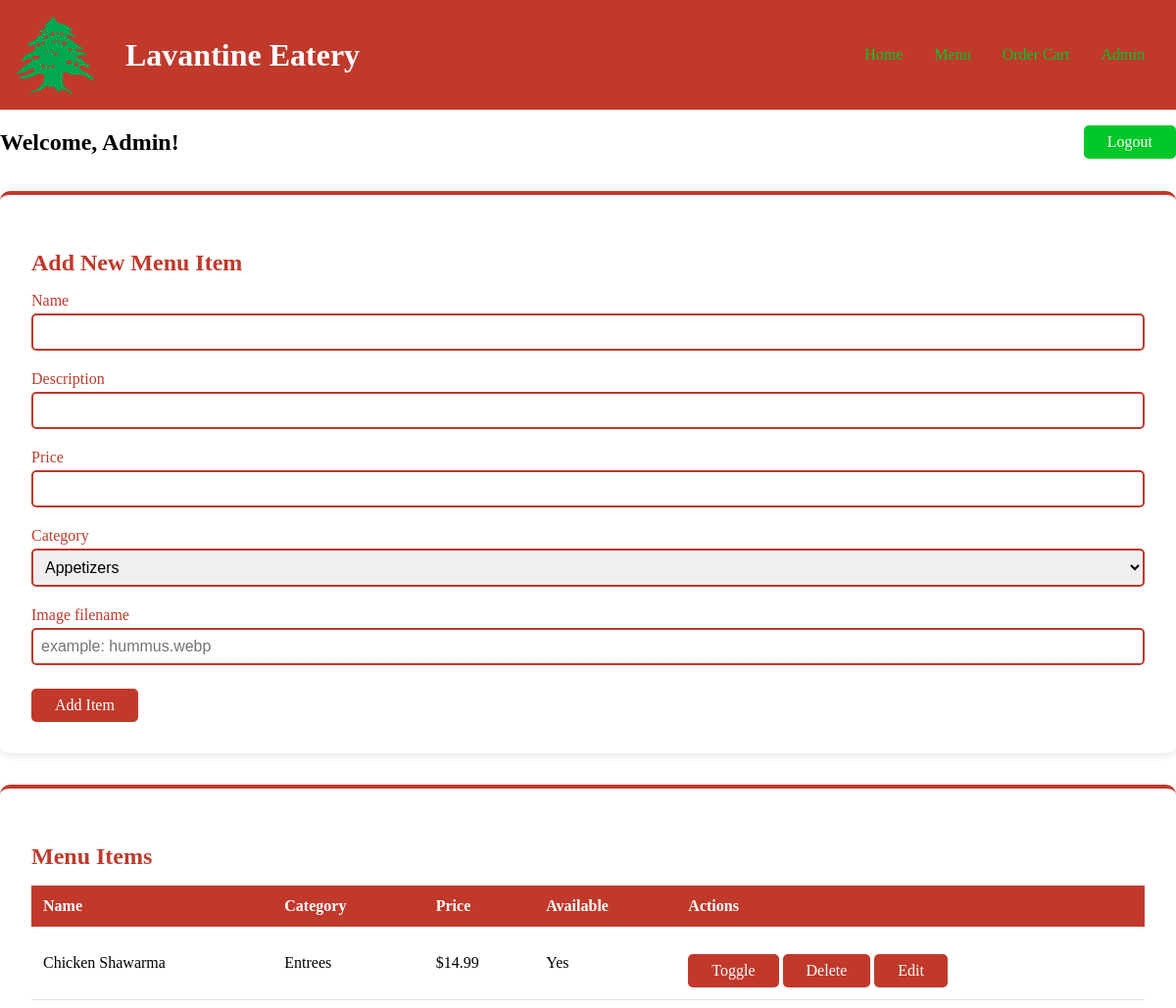
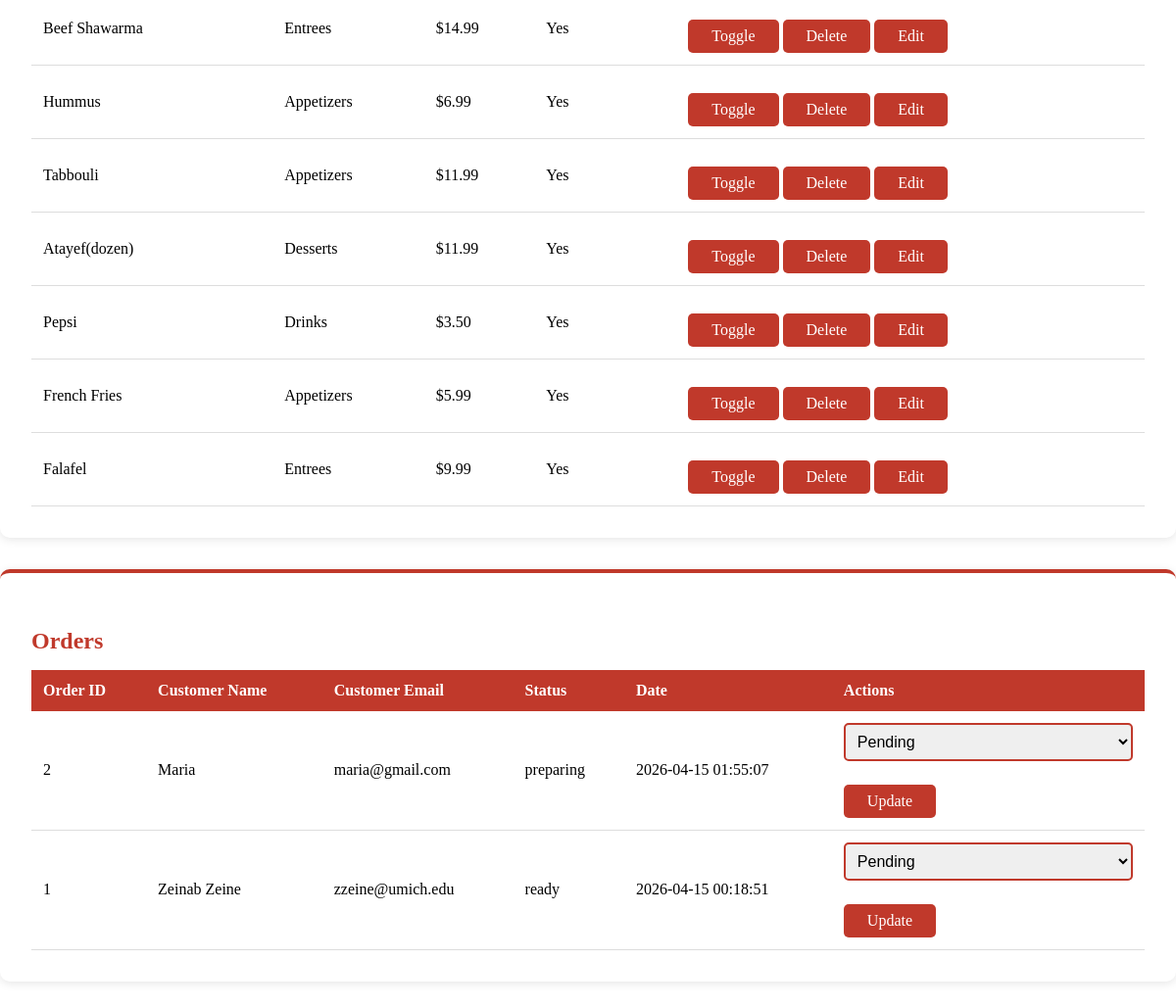
Page /admin/dashboard.php (signed in) on the committed database (2 pictures, top to bottom).
### tables this page shows
CREATE TABLE `menu_items` (
  `id` int(11) NOT NULL,
  `name` varchar(100) NOT NULL,
  `description` text DEFAULT NULL,
  `price` decimal(10,2) NOT NULL,
  `category` varchar(50) DEFAULT NULL,
  `available` tinyint(1) DEFAULT 1,
  `stock` int(11) DEFAULT NULL,
  `prep_time` int(11) DEFAULT NULL,
  `image` varchar(255) DEFAULT NULL
);

CREATE TABLE `orders` (
  `id` int(11) NOT NULL,
  `customer_name` varchar(100) NOT NULL,
  `customer_email` varchar(100) NOT NULL,
  `status` enum('pending','preparing','ready','completed') DEFAULT 'pending',
  `created_at` timestamp NOT NULL DEFAULT current_timestamp()
);

### admin/dashboard.php (the view, shortened to what this page needs)
<?php
require_once '../includes/db.php';
$menuItems = $pdo->query("SELECT * FROM menu_items")->fetchAll(PDO::FETCH_ASSOC);
$orders = $pdo->query("SELECT * FROM orders ORDER BY created_at DESC")->fetchAll(PDO::FETCH_ASSOC);
?>
<!DOCTYPE html>
<html>
<head>
    <link rel="stylesheet" href="../css/admin.css">
</head>
<body>
<?php require_once '../includes/nav.php'; ?>
    <div class="dashboard-header">
        <h2>Welcome, Admin!</h2>
        <a href="logout.php" class="logout-btn">Logout</a>
    </div>
    <div class="admin-section">
        <h3>Add New Menu Item</h3>
        <form method="POST" action="">
            <label>Name</label>
            <input type="text" name="name" required>
            <label>Description</label>
            <input type="text" name="description" required>
            <label>Price</label>
            <input type="number" step="0.01" name="price" required>
            <label>Category</label>
            <select name="category">
                <option value="Appetizers">Appetizers</option>
            </select>
            <label>Image filename</label>
            <input type="text" name="image" placeholder="example: hummus.webp">
            <button type="submit">Add Item</button>
        </form>
    </div>
    <div class="admin-section">
        <h3>Menu Items</h3>
        <div class="table-wrapper">
            <table>
                <tr>
                    <th>Name</th>
                    <th>Category</th>
                    <th>Price</th>
                    <th>Available</th>
                    <th>Actions</th>
                </tr>
                <?php foreach ($menuItems as $item): ?>
                <tr>
                    <td><?= $item['name'] ?></td>
                    <td><?= $item['category'] ?></td>
                    <td>$<?= $item['price'] ?></td>
                    <td><?= $item['available'] ? 'Yes' : 'No' ?></td>
                    <td>
                        <form method="POST" style="display:inline">
                            <button type="submit">Toggle</button>
                        </form>
                        <form method="POST" style="display:inline">
                            <button type="submit">Delete</button>
                        </form>
                        <button class="edit-btn"
                            data-id="<?= $item['id'] ?>"
                            data-name="<?= htmlspecialchars($item['name']) ?>"
                            data-description="<?= htmlspecialchars($item['description']) ?>"
                            data-price="<?= $item['price'] ?>"
                            data-category="<?= $item['category'] ?>"
                            data-image="<?= $item['image'] ?>">Edit</button>
                    </td>
                </tr>
                <?php endforeach; ?>
            </table>
        </div>
    </div>
    <div class="admin-section">
        <h3>Orders</h3>
        <div class="table-wrapper">
            <table>
                <tr>
                    <th>Order ID</th>
                    <th>Customer Name</th>
                    <th>Customer Email</th>
                    <th>Status</th>
                    <th>Date</th>
                    <th>Actions</th>
                </tr>
                <?php foreach ($orders as $order): ?>
                <tr>
                    <td><?= $order['id'] ?></td>
                    <td><?= $order['customer_name'] ?></td>
                    <td><?= $order['customer_email'] ?></td>
                    <td><?= $order['status'] ?></td>
                    <td><?= $order['created_at'] ?></td>
                    <td>
                        <form method="POST" style="display:inline">
                            <select name="status">
                                <option value="pending">Pending</option>
                            </select>
                            <button type="submit">Update</button>
                        </form>
                    </td>
                </tr>
                <?php endforeach; ?>
            </table>
        </div>
    </div>
</body>
</html>

### css/admin.css (style rules this page uses)
:root { --primary-color: white; --secondary-color: #00c828; --background-color: #c0392b; --font-family: 'Papyrus', cursive; }
* { box-sizing: border-box; }
body { margin: 0; font-family: var(--font-family); }
.dashboard-header { display: flex; align-items: center; justify-content: space-between; margin-bottom: 1rem; }
.admin-section { background-color: var(--primary-color); border-radius: 10px; padding: 2rem; margin-bottom: 2rem; box-shadow: 0 2px 10px rgba(0,0,0,0.1); border-top: 4px solid var(--background-color); }
.admin-section h3 { color: var(--background-color); font-family: var(--font-family); font-size: 1.5rem; margin-bottom: 1rem; }
.admin-section label { display: block; font-family: var(--font-family); color: var(--background-color); margin-top: 0.75rem; margin-bottom: 0.25rem; }
.admin-section input, .admin-section select { width: 100%; padding: 0.5rem; font-size: 1rem; border: 2px solid var(--background-color); border-radius: 5px; margin-bottom: 0.5rem; }
.admin-section button { margin-top: 1rem; padding: 0.5rem 1.5rem; background-color: var(--background-color); color: var(--primary-color); border: none; border-radius: 5px; font-family: var(--font-family); font-size: 1rem; cursor: pointer; }
table { width: 100%; border-collapse: collapse; font-family: var(--font-family); }
.table-wrapper { width: 100%; overflow-x: auto; }
th { background-color: var(--background-color); color: var(--primary-color); padding: 0.75rem; text-align: left; }
td { padding: 0.75rem; border-bottom: 1px solid #ddd; }
.logout-btn { display: inline-block; padding: 0.5rem 1.5rem; background-color: var(--secondary-color); color: var(--primary-color); text-decoration: none; border-radius: 5px; font-family: var(--font-family); font-size: 1rem; margin-left: 1rem; }

### rows in the picture
menu_items: name "Chicken Shawarma", category "Entrees", price "14.99", available "Yes"
menu_items: name "Beef Shawarma", category "Entrees", price "14.99", available "Yes"
menu_items: name "Hummus", category "Appetizers", price "6.99", available "Yes"
menu_items: name "Tabbouli", category "Appetizers", price "11.99", available "Yes"
menu_items: name "Atayef(dozen)", category "Desserts", price "11.99", available "Yes"
menu_items: name "Pepsi", category "Drinks", price "3.50", available "Yes"
menu_items: name "French Fries", category "Appetizers", price "5.99", available "Yes"
menu_items: name "Falafel", category "Entrees", price "9.99", available "Yes"
orders: id "2", customer_name "Maria", customer_email "maria@gmail.com", status "preparing", created_at "2026-04-15 01:55:07"
orders: id "1", customer_name "Zeinab Zeine", customer_email "zzeine@umich.edu", status "ready", created_at "2026-04-15 00:18:51"
